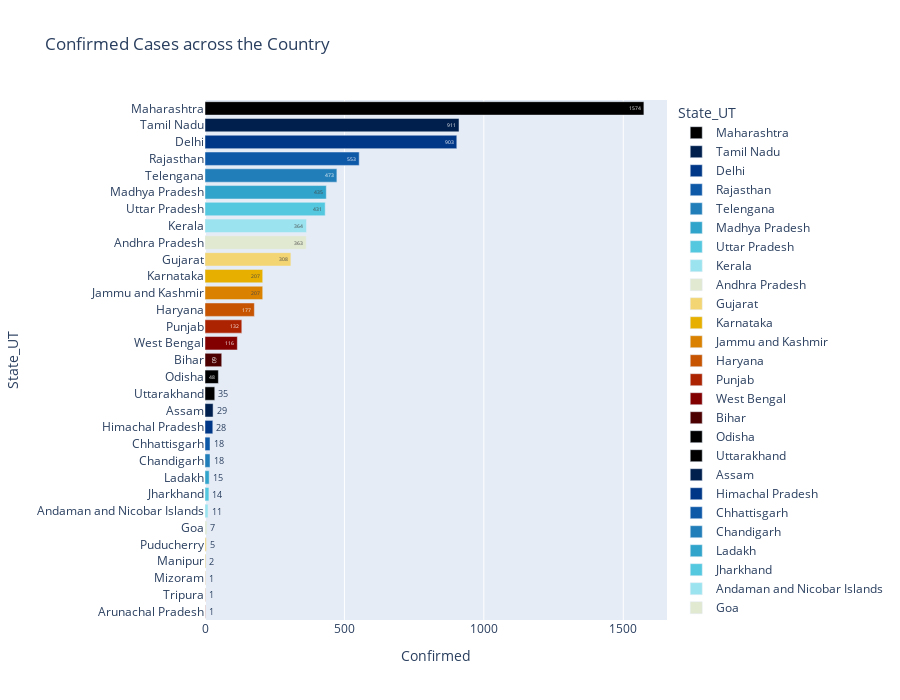

The notebook cell this image was saved under:
### Markdown cell above
### Latest Data

### Code cell
# Get the latest data
latest_day = max(covid19_complete['Date'])
day_before = latest_day - timedelta(days = 1)

# state wise data and new cases reported in the last day
latest_day_data = covid19_complete[covid19_complete['Date']==latest_day].set_index('State_UT')
day_before_data = covid19_complete[covid19_complete['Date']==day_before].set_index('State_UT')

temp = pd.merge(left = latest_day_data, right = day_before_data, on='State_UT', suffixes=('_latest_day', '_previous_day'), how='outer')

# Get the number of new cases reported in the last day
latest_day_data['New_cases_reported'] = temp['Confirmed_latest_day'] - temp['Confirmed_previous_day']
latest = latest_day_data.reset_index()
latest.fillna(1, inplace=True)

temp = latest[['State_UT', 'Confirmed', 'Active', 'New_cases_reported','Recovered', 'Deaths', 'Recovery_rate(%)', 'Mortality_rate(%)']]
temp = temp.sort_values('Confirmed', ascending=False).reset_index(drop=True)

temp.style\
    .background_gradient(cmap="Blues", subset=['Confirmed', 'Active', 'New_cases_reported'])\
    .background_gradient(cmap="Greens", subset=['Recovered', 'Recovery_rate(%)'])\
    .background_gradient(cmap="Reds", subset=['Deaths', 'Mortality_rate(%)'])

ordered_latest = latest.sort_values('Confirmed', ascending=False)
# state_order = temp['State/UT']

fig = px.bar(latest.sort_values('Confirmed', ascending=False), 
             x="Confirmed", y="State_UT", color='State_UT', title='Confirmed Cases across the Country',
             orientation='h', text='Confirmed', height=700,
             color_discrete_sequence = px.colors.cyclical.IceFire)
fig.show()

### Figure 1 — Plotly figure (JSON) as saved in the notebook; plotly's stock layout.template omitted (floating-point values rounded to 4 significant figures)
{"data": [{"alignmentgroup": "True", "hoverlabel": {"namelength": 0}, "hovertemplate": "State_UT=%{y}<br>Confirmed=%{text}", "legendgroup": "Maharashtra", "marker": {"color": "#000000"}, "name": "Maharashtra", "offsetgroup": "Maharashtra", "orientation": "h", "showlegend": true, "text": [1574], "textposition": "auto", "type": "bar", "x": [1574], "xaxis": "x", "y": ["Maharashtra"], "yaxis": "y"}, {"alignmentgroup": "True", "hoverlabel": {"namelength": 0}, "hovertemplate": "State_UT=%{y}<br>Confirmed=%{text}", "legendgroup": "Tamil Nadu", "marker": {"color": "#001f4d"}, "name": "Tamil Nadu", "offsetgroup": "Tamil Nadu", "orientation": "h", "showlegend": true, "text": [911], "textposition": "auto", "type": "bar", "x": [911], "xaxis": "x", "y": ["Tamil Nadu"], "yaxis": "y"}, {"alignmentgroup": "True", "hoverlabel": {"namelength": 0}, "hovertemplate": "State_UT=%{y}<br>Confirmed=%{text}", "legendgroup": "Delhi", "marker": {"color": "#003786"}, "name": "Delhi", "offsetgroup": "Delhi", "orientation": "h", "showlegend": true, "text": [903], "textposition": "auto", "type": "bar", "x": [903], "xaxis": "x", "y": ["Delhi"], "yaxis": "y"}, {"alignmentgroup": "True", "hoverlabel": {"namelength": 0}, "hovertemplate": "State_UT=%{y}<br>Confirmed=%{text}", "legendgroup": "Rajasthan", "marker": {"color": "#0e58a8"}, "name": "Rajasthan", "offsetgroup": "Rajasthan", "orientation": "h", "showlegend": true, "text": [553], "textposition": "auto", "type": "bar", "x": [553], "xaxis": "x", "y": ["Rajasthan"], "yaxis": "y"}, {"alignmentgroup": "True", "hoverlabel": {"namelength": 0}, "hovertemplate": "State_UT=%{y}<br>Confirmed=%{text}", "legendgroup": "Telengana", "marker": {"color": "#217eb8"}, "name": "Telengana", "offsetgroup": "Telengana", "orientation": "h", "showlegend": true, "text": [473], "textposition": "auto", "type": "bar", "x": [473], "xaxis": "x", "y": ["Telengana"], "yaxis": "y"}, {"alignmentgroup": "True", "hoverlabel": {"namelength": 0}, "hovertemplate": "State_UT=%{y}<br>Confirmed=%{text}", "legendgroup": "Madhya Pradesh", "marker": {"color": "#30a4ca"}, "name": "Madhya Pradesh", "offsetgroup": "Madhya Pradesh", "orientation": "h", "showlegend": true, "text": [435], "textposition": "auto", "type": "bar", "x": [435], "xaxis": "x", "y": ["Madhya Pradesh"], "yaxis": "y"}, {"alignmentgroup": "True", "hoverlabel": {"namelength": 0}, "hovertemplate": "State_UT=%{y}<br>Confirmed=%{text}", "legendgroup": "Uttar Pradesh", "marker": {"color": "#54c8df"}, "name": "Uttar Pradesh", "offsetgroup": "Uttar Pradesh", "orientation": "h", "showlegend": true, "text": [431], "textposition": "auto", "type": "bar", "x": [431], "xaxis": "x", "y": ["Uttar Pradesh"], "yaxis": "y"}, {"alignmentgroup": "True", "hoverlabel": {"namelength": 0}, "hovertemplate": "State_UT=%{y}<br>Confirmed=%{text}", "legendgroup": "Kerala", "marker": {"color": "#9be4ef"}, "name": "Kerala", "offsetgroup": "Kerala", "orientation": "h", "showlegend": true, "text": [364], "textposition": "auto", "type": "bar", "x": [364], "xaxis": "x", "y": ["Kerala"], "yaxis": "y"}, {"alignmentgroup": "True", "hoverlabel": {"namelength": 0}, "hovertemplate": "State_UT=%{y}<br>Confirmed=%{text}", "legendgroup": "Andhra Pradesh", "marker": {"color": "#e1e9d1"}, "name": "Andhra Pradesh", "offsetgroup": "Andhra Pradesh", "orientation": "h", "showlegend": true, "text": [363], "textposition": "auto", "type": "bar", "x": [363], "xaxis": "x", "y": ["Andhra Pradesh"], "yaxis": "y"}, {"alignmentgroup": "True", "hoverlabel": {"namelength": 0}, "hovertemplate": "State_UT=%{y}<br>Confirmed=%{text}", "legendgroup": "Gujarat", "marker": {"color": "#f3d573"}, "name": "Gujarat", "offsetgroup": "Gujarat", "orientation": "h", "showlegend": true, "text": [308], "textposition": "auto", "type": "bar", "x": [308], "xaxis": "x", "y": ["Gujarat"], "yaxis": "y"}, {"alignmentgroup": "True", "hoverlabel": {"namelength": 0}, "hovertemplate": "State_UT=%{y}<br>Confirmed=%{text}", "legendgroup": "Karnataka", "marker": {"color": "#e7b000"}, "name": "Karnataka", "offsetgroup": "Karnataka", "orientation": "h", "showlegend": true, "text": [207], "textposition": "auto", "type": "bar", "x": [207], "xaxis": "x", "y": ["Karnataka"], "yaxis": "y"}, {"alignmentgroup": "True", "hoverlabel": {"namelength": 0}, "hovertemplate": "State_UT=%{y}<br>Confirmed=%{text}", "legendgroup": "Jammu and Kashmir", "marker": {"color": "#da8200"}, "name": "Jammu and Kashmir", "offsetgroup": "Jammu and Kashmir", "orientation": "h", "showlegend": true, "text": [207], "textposition": "auto", "type": "bar", "x": [207], "xaxis": "x", "y": ["Jammu and Kashmir"], "yaxis": "y"}, {"alignmentgroup": "True", "hoverlabel": {"namelength": 0}, "hovertemplate": "State_UT=%{y}<br>Confirmed=%{text}", "legendgroup": "Haryana", "marker": {"color": "#c65400"}, "name": "Haryana", "offsetgroup": "Haryana", "orientation": "h", "showlegend": true, "text": [177], "textposition": "auto", "type": "bar", "x": [177], "xaxis": "x", "y": ["Haryana"], "yaxis": "y"}, {"alignmentgroup": "True", "hoverlabel": {"namelength": 0}, "hovertemplate": "State_UT=%{y}<br>Confirmed=%{text}", "legendgroup": "Punjab", "marker": {"color": "#ac2301"}, "name": "Punjab", "offsetgroup": "Punjab", "orientation": "h", "showlegend": true, "text": [132], "textposition": "auto", "type": "bar", "x": [132], "xaxis": "x", "y": ["Punjab"], "yaxis": "y"}, {"alignmentgroup": "True", "hoverlabel": {"namelength": 0}, "hovertemplate": "State_UT=%{y}<br>Confirmed=%{text}", "legendgroup": "West Bengal", "marker": {"color": "#820000"}, "name": "West Bengal", "offsetgroup": "West Bengal", "orientation": "h", "showlegend": true, "text": [116], "textposition": "auto", "type": "bar", "x": [116], "xaxis": "x", "y": ["West Bengal"], "yaxis": "y"}, {"alignmentgroup": "True", "hoverlabel": {"namelength": 0}, "hovertemplate": "State_UT=%{y}<br>Confirmed=%{text}", "legendgroup": "Bihar", "marker": {"color": "#4c0000"}, "name": "Bihar", "offsetgroup": "Bihar", "orientation": "h", "showlegend": true, "text": [60], "textposition": "auto", "type": "bar", "x": [60], "xaxis": "x", "y": ["Bihar"], "yaxis": "y"}, {"alignmentgroup": "True", "hoverlabel": {"namelength": 0}, "hovertemplate": "State_UT=%{y}<br>Confirmed=%{text}", "legendgroup": "Odisha", "marker": {"color": "#000000"}, "name": "Odisha", "offsetgroup": "Odisha", "orientation": "h", "showlegend": true, "text": [48], "textposition": "auto", "type": "bar", "x": [48], "xaxis": "x", "y": ["Odisha"], "yaxis": "y"}, {"alignmentgroup": "True", "hoverlabel": {"namelength": 0}, "hovertemplate": "State_UT=%{y}<br>Confirmed=%{text}", "legendgroup": "Uttarakhand", "marker": {"color": "#000000"}, "name": "Uttarakhand", "offsetgroup": "Uttarakhand", "orientation": "h", "showlegend": true, "text": [35], "textposition": "auto", "type": "bar", "x": [35], "xaxis": "x", "y": ["Uttarakhand"], "yaxis": "y"}, {"alignmentgroup": "True", "hoverlabel": {"namelength": 0}, "hovertemplate": "State_UT=%{y}<br>Confirmed=%{text}", "legendgroup": "Assam", "marker": {"color": "#001f4d"}, "name": "Assam", "offsetgroup": "Assam", "orientation": "h", "showlegend": true, "text": [29], "textposition": "auto", "type": "bar", "x": [29], "xaxis": "x", "y": ["Assam"], "yaxis": "y"}, {"alignmentgroup": "True", "hoverlabel": {"namelength": 0}, "hovertemplate": "State_UT=%{y}<br>Confirmed=%{text}", "legendgroup": "Himachal Pradesh", "marker": {"color": "#003786"}, "name": "Himachal Pradesh", "offsetgroup": "Himachal Pradesh", "orientation": "h", "showlegend": true, "text": [28], "textposition": "auto", "type": "bar", "x": [28], "xaxis": "x", "y": ["Himachal Pradesh"], "yaxis": "y"}, {"alignmentgroup": "True", "hoverlabel": {"namelength": 0}, "hovertemplate": "State_UT=%{y}<br>Confirmed=%{text}", "legendgroup": "Chhattisgarh", "marker": {"color": "#0e58a8"}, "name": "Chhattisgarh", "offsetgroup": "Chhattisgarh", "orientation": "h", "showlegend": true, "text": [18], "textposition": "auto", "type": "bar", "x": [18], "xaxis": "x", "y": ["Chhattisgarh"], "yaxis": "y"}, {"alignmentgroup": "True", "hoverlabel": {"namelength": 0}, "hovertemplate": "State_UT=%{y}<br>Confirmed=%{text}", "legendgroup": "Chandigarh", "marker": {"color": "#217eb8"}, "name": "Chandigarh", "offsetgroup": "Chandigarh", "orientation": "h", "showlegend": true, "text": [18], "textposition": "auto", "type": "bar", "x": [18], "xaxis": "x", "y": ["Chandigarh"], "yaxis": "y"}, {"alignmentgroup": "True", "hoverlabel": {"namelength": 0}, "hovertemplate": "State_UT=%{y}<br>Confirmed=%{text}", "legendgroup": "Ladakh", "marker": {"color": "#30a4ca"}, "name": "Ladakh", "offsetgroup": "Ladakh", "orientation": "h", "showlegend": true, "text": [15], "textposition": "auto", "type": "bar", "x": [15], "xaxis": "x", "y": ["Ladakh"], "yaxis": "y"}, {"alignmentgroup": "True", "hoverlabel": {"namelength": 0}, "hovertemplate": "State_UT=%{y}<br>Confirmed=%{text}", "legendgroup": "Jharkhand", "marker": {"color": "#54c8df"}, "name": "Jharkhand", "offsetgroup": "Jharkhand", "orientation": "h", "showlegend": true, "text": [14], "textposition": "auto", "type": "bar", "x": [14], "xaxis": "x", "y": ["Jharkhand"], "yaxis": "y"}, {"alignmentgroup": "True", "hoverlabel": {"namelength": 0}, "hovertemplate": "State_UT=%{y}<br>Confirmed=%{text}", "legendgroup": "Andaman and Nicobar Islands", "marker": {"color": "#9be4ef"}, "name": "Andaman and Nicobar Islands", "offsetgroup": "Andaman and Nicobar Islands", "orientation": "h", "showlegend": true, "text": [11], "textposition": "auto", "type": "bar", "x": [11], "xaxis": "x", "y": ["Andaman and Nicobar Islands"], "yaxis": "y"}, {"alignmentgroup": "True", "hoverlabel": {"namelength": 0}, "hovertemplate": "State_UT=%{y}<br>Confirmed=%{text}", "legendgroup": "Goa", "marker": {"color": "#e1e9d1"}, "name": "Goa", "offsetgroup": "Goa", "orientation": "h", "showlegend": true, "text": [7], "textposition": "auto", "type": "bar", "x": [7], "xaxis": "x", "y": ["Goa"], "yaxis": "y"}, {"alignmentgroup": "True", "hoverlabel": {"namelength": 0}, "hovertemplate": "State_UT=%{y}<br>Confirmed=%{text}", "legendgroup": "Puducherry", "marker": {"color": "#f3d573"}, "name": "Puducherry", "offsetgroup": "Puducherry", "orientation": "h", "showlegend": true, "text": [5], "textposition": "auto", "type": "bar", "x": [5], "xaxis": "x", "y": ["Puducherry"], "yaxis": "y"}, {"alignmentgroup": "True", "hoverlabel": {"namelength": 0}, "hovertemplate": "State_UT=%{y}<br>Confirmed=%{text}", "legendgroup": "Manipur", "marker": {"color": "#e7b000"}, "name": "Manipur", "offsetgroup": "Manipur", "orientation": "h", "showlegend": true, "text": [2], "textposition": "auto", "type": "bar", "x": [2], "xaxis": "x", "y": ["Manipur"], "yaxis": "y"}, {"alignmentgroup": "True", "hoverlabel": {"namelength": 0}, "hovertemplate": "State_UT=%{y}<br>Confirmed=%{text}", "legendgroup": "Mizoram", "marker": {"color": "#da8200"}, "name": "Mizoram", "offsetgroup": "Mizoram", "orientation": "h", "showlegend": true, "text": [1], "textposition": "auto", "type": "bar", "x": [1], "xaxis": "x", "y": ["Mizoram"], "yaxis": "y"}, {"alignmentgroup": "True", "hoverlabel": {"namelength": 0}, "hovertemplate": "State_UT=%{y}<br>Confirmed=%{text}", "legendgroup": "Tripura", "marker": {"color": "#c65400"}, "name": "Tripura", "offsetgroup": "Tripura", "orientation": "h", "showlegend": true, "text": [1], "textposition": "auto", "type": "bar", "x": [1], "xaxis": "x", "y": ["Tripura"], "yaxis": "y"}, {"alignmentgroup": "True", "hoverlabel": {"namelength": 0}, "hovertemplate": "State_UT=%{y}<br>Confirmed=%{text}", "legendgroup": "Arunachal Pradesh", "marker": {"color": "#ac2301"}, "name": "Arunachal Pradesh", "offsetgroup": "Arunachal Pradesh", "orientation": "h", "showlegend": true, "text": [1], "textposition": "auto", "type": "bar", "x": [1], "xaxis": "x", "y": ["Arunachal Pradesh"], "yaxis": "y"}], "layout": {"barmode": "relative", "height": 700, "legend": {"title": {"text": "State_UT"}, "tracegroupgap": 0}, "title": {"text": "Confirmed Cases across the Country"}, "xaxis": {"anchor": "y", "domain": [0, 1], "title": {"text": "Confirmed"}}, "yaxis": {"anchor": "x", "categoryarray": ["Arunachal Pradesh", "Tripura", "Mizoram", "Manipur", "Puducherry", "Goa", "Andaman and Nicobar Islands", "Jharkhand", "Ladakh", "Chandigarh", "Chhattisgarh", "Himachal Pradesh", "Assam", "Uttarakhand", "Odisha", "Bihar", "West Bengal", "Punjab", "Haryana", "Jammu and Kashmir", "Karnataka", "Gujarat", "Andhra Pradesh", "Kerala", "Uttar Pradesh", "Madhya Pradesh", "Telengana", "Rajasthan", "Delhi", "Tamil Nadu", "Maharashtra"], "categoryorder": "array", "domain": [0, 1], "title": {"text": "State_UT"}}}}
